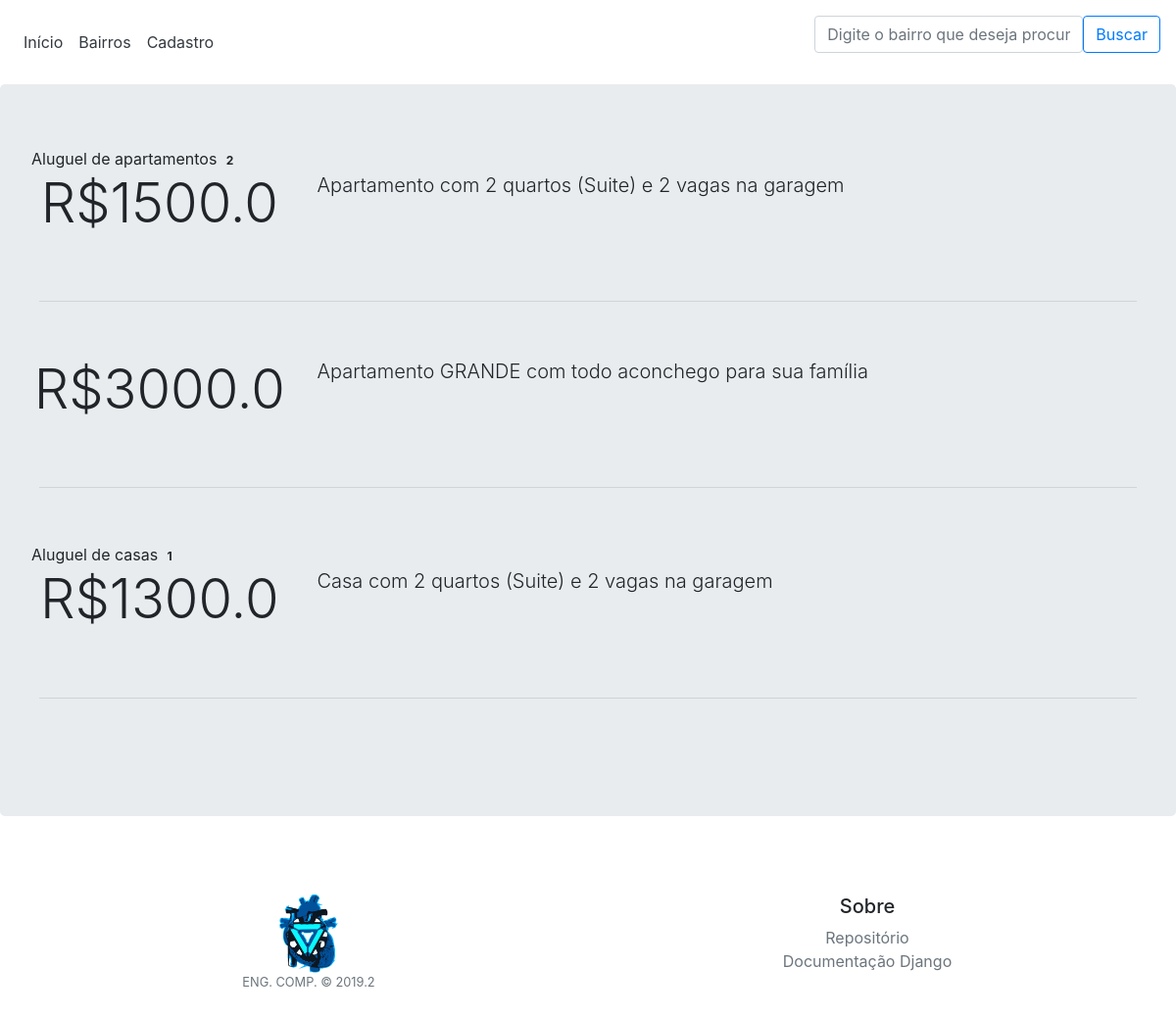
Before: / with the older database file.
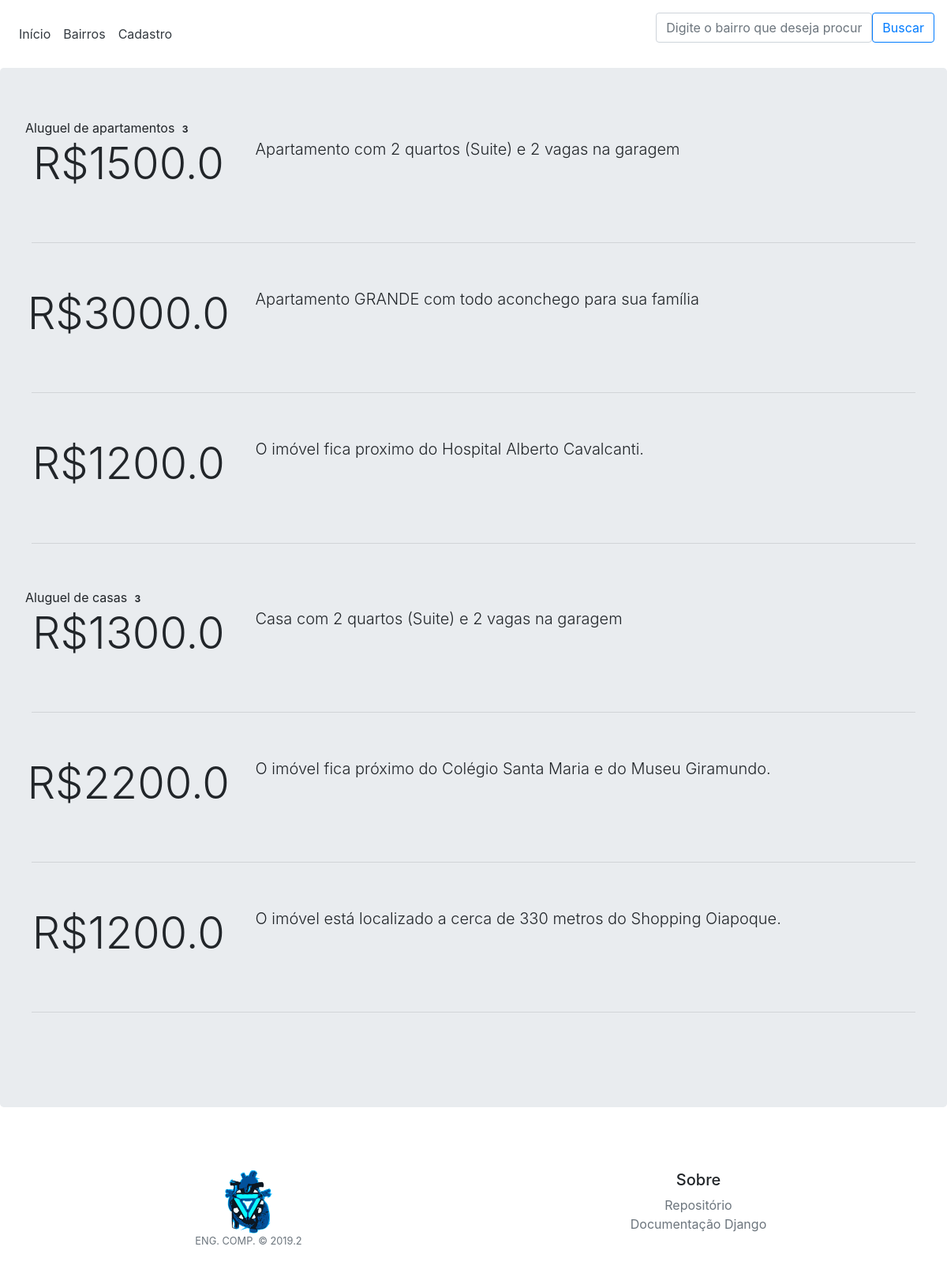
After: the same page with the newer database file.
### imoveis/models.py (models this page shows, shortened)
class Apartamento(models.Model):
    endereco = models.OneToOneField(Endereco, on_delete=models.CASCADE, null=True)
    id = models.AutoField(primary_key=True)
    n_quartos = models.PositiveIntegerField()
    n_suites = models.PositiveIntegerField()
    n_sala_estar = models.PositiveIntegerField()
    n_sala_jantar = models.PositiveIntegerField()
    n_vaga_garagem = models.PositiveIntegerField()
    andar = models.PositiveIntegerField()
    valor_condominio = models.FloatField()
    area = models.FloatField()
    possui_armario = models.BooleanField()
    descricao = models.CharField(max_length=200)
    portaria_integral = models.BooleanField()
    aluguel = models.FloatField()

class Casa(models.Model):
    endereco = models.OneToOneField(Endereco, on_delete=models.CASCADE, null=True)
    id = models.AutoField(primary_key=True)
    n_quartos = models.PositiveIntegerField()
    n_suites = models.PositiveIntegerField()
    n_sala_estar = models.PositiveIntegerField()
    n_vaga_garagem = models.PositiveIntegerField()
    area = models.FloatField()
    possui_armario = models.BooleanField()
    descricao = models.CharField(max_length=200)
    aluguel = models.FloatField()

### imoveis/views.py (the view)
# urls.py: path('', views.index, name='index'),
def index(request):
    apartamentos = Apartamento.objects.all()
    casas = Casa.objects.all()
    list_casas = []
    list_apartamentos = []
    for imovel in apartamentos:
        imovel.aluguel = "R$" + str(imovel.aluguel)
        list_apartamentos.append(imovel)
    for imovel in casas:
        imovel.aluguel = "R$" + str(imovel.aluguel)
        list_casas.append(imovel)
    return render(request, 'imoveis/index.html', {'list_apartamentos': list_apartamentos, 'list_casas': list_casas})

### templates/imoveis/index.html
{% extends 'imoveis/base.html' %}
{% load static %}
{% block content %}
<head>
</head>
<body>
    {% if list_apartamentos %}
        <a>Aluguel de apartamentos <span class="badge">{{ list_apartamentos|length }}</span></a>
        {% for imovel in list_apartamentos %}
            <div class="row justify-content-md-center" style="margin-bottom: 50px;">
              <div class="col-lg-3 col-sm-12">
                <a class="text-center display-4 text-body" href="{% url 'apartamento_id' apartamento_id=imovel.pk %}"> {{ imovel.aluguel| linebreaks}}</a>
              </div>
              <div class="col-lg-9 col-sm-12">
                <p class="lead">{{ imovel.descricao }}</p>
              </div>
            </div>
            <hr class="m-2">
            <br>
            <br>
        {% endfor %}
    {% endif %}
    {% if list_casas %}
        <a>Aluguel de casas <span class="badge">{{ list_casas|length }}</span></a>
        {% for imovel in list_casas %}
            <div class="row justify-content-md-center" style="margin-bottom: 50px;">
              <div class="col-lg-3 col-sm-12">
                <a class="text-center display-4 text-body" href="{% url 'casa_id' casa_id=imovel.pk %}"> {{ imovel.aluguel| linebreaks}}</a>
              </div>
              <div class="col-lg-9 col-sm-12">
                <p class="lead">{{ imovel.descricao }}</p>
              </div>
            </div>
            <hr class="m-2">
            <br>
            <br>
        {% endfor %}
    {% endif %}
</body>
{% endblock %}

### templates/imoveis/base.html (shortened to what this page needs)
<!DOCTYPE html>
<html lang="pt-br">
<head>
    {% load static %}
    <link rel="stylesheet" a href="{% static 'css/custom.css' %}"/>
    <link rel="stylesheet" a href="{% static 'css/bootstrap.css' %}"/>
</head>
<body>
<div class="">
	<nav class="navbar navbar-expand-lg bg-transparent fixed-top position-relative">
			<div class="collapse navbar-collapse" id="navbarSupportedContent">
				<ul class="navbar-nav mr-auto">
					<li class="nav-item">
						<a class="nav-link text-dark" href="{% url 'index' %}">Início</a>
					</li>
					<li class="nav-item">
						<a class="nav-link text-dark" href="{% url 'bairro_disponiveis' %}">Bairros</a>
					</li>
					<li class="nav-item">
						<a class="nav-link text-dark" href="{% url 'admin:index' %}">Cadastro</a>
					</li>
				</ul>
				<ul class="my-2 my-lg-2 navbar-nav">
					<li class="nav-item text-dark">
						<form>
							<div class="form-group">
									<input class="form-control" id="search" type="text" placeholder="Digite o bairro que deseja procurar" />
							</div>
						</form>
					</li>
					<li class="nav-item">
						<button class='btn btn-outline-primary' type="button" id="button-busca" onclick="BuscaBairro()">
							Buscar
						</button>
					</li>
				</ul>
			 </div>
	</nav>
</div>
	<div class="jumbotron">
		{% block content %}
		{% endblock %}
	</div>
</body>
	<footer class="container py-5">
      <div class="row">
        <div class="col-4 col-md text-center">
          <img src="{% static 'images/CoracaoDeComputeiro.png' %}" width="60" alt="Computer Hope">
          <small class="d-block mb-3 text-muted">ENG. COMP. © 2019.2</small>
        </div>
        <div class="col-4 col-md text-center">
          <h5>Sobre</h5>
          <ul class="list-unstyled text-small">
            <li><a class="text-muted" target="_blank" href="https://github.com/Arthuresm/ExercicioPraticoLabEngSoft">Repositório</a></li>
            <li><a class="text-muted" target="_blank" href="https://www.djangoproject.com/">Documentação Django</a></li>
          </ul>
        </div>
      </div>
    </footer>
</html>

Changed rows visible on the page:
added Apartamento: aluguel "R$1200.0", descricao "O imóvel fica proximo do Hospital Alberto Cavalcanti."
added Casa: aluguel "R$2200.0", descricao "O imóvel fica próximo do Colégio Santa Maria e do Museu Giramundo."
added Casa: aluguel "R$1200.0", descricao "O imóvel está localizado a cerca de 330 metros do Shopping Oiapoque."
Other visible differences:
{{ list_apartamentos|length }}: "2" → "3"
{{ list_casas|length }}: "1" → "3"
